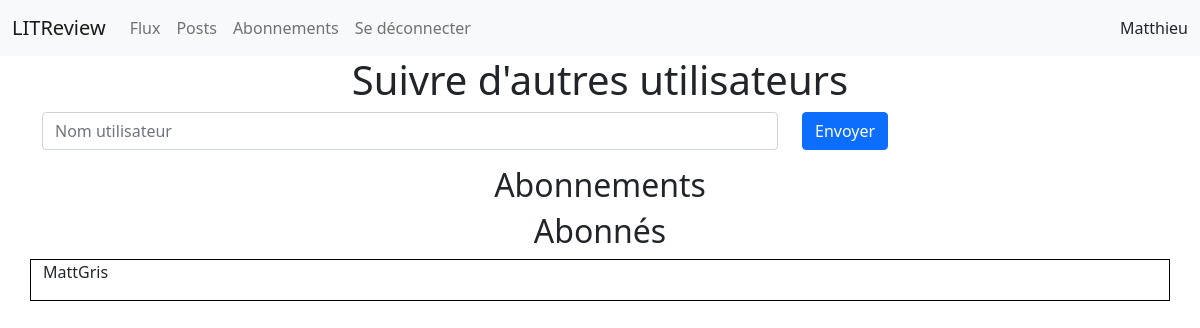
The page /follow/ (signed in) on the database as committed earlier.
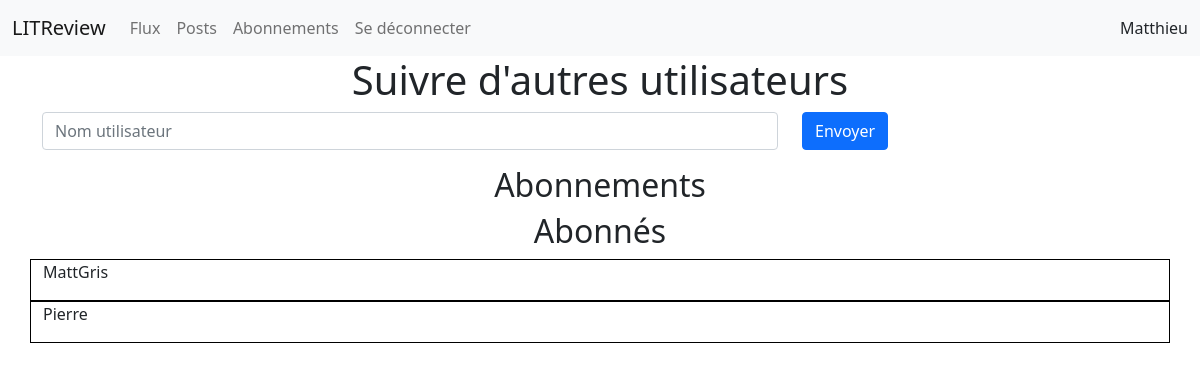
The same page on the database as committed later.
### follow/models.py (models this page shows)
class UserFollows(models.Model):
    user = models.ForeignKey(settings.AUTH_USER_MODEL, on_delete=models.CASCADE, related_name='following')
    followed_user = models.ForeignKey(settings.AUTH_USER_MODEL, on_delete=models.CASCADE, related_name='followed_by')
    class Meta:
        unique_together = ('user', 'followed_user')

### authentication/models.py (models this page shows)
class User(AbstractUser):
    username = models.CharField(max_length=150, unique=True)
    USERNAME_FIELD = 'username'

### follow/views.py (the view, shortened to what this page needs)
# urls.py: path('follow/', follow.views.follow_user, name='follow_manager'),
@login_required
def follow_user(request):
    users = User.objects.all()
    following_users = models.UserFollows.objects.filter(followed_user=request.user).prefetch_related('user')
    followed_users = models.UserFollows.objects.filter(user=request.user).prefetch_related('followed_user')
    return render(
        request,
        'follow/follow_manager.html',
        {
            'following_users': following_users,
            'followed_users': followed_users,
            'users': users,
        })

### follow/templates/follow/follow_manager.html (shortened to what this page needs)
 {% extends 'base.html' %} {% block content %}{% load widget_tweaks%}
<h1 style="text-align:center;">Suivre d'autres utilisateurs</h1>
<form method="post">
    <div class="container" style="margin-left: auto; margin-right: auto;">
        <div class="row">
            <div class="col-md-8">
                <input class="form-control" list="datalistOptions" name="id_user" placeholder="Nom utilisateur" autocomplete="off">
            </div>
            <div class="col-6 col-md-4">
                <button class="btn btn-primary" type="submit">Envoyer</button>
            </div>
        </div>
    </div>
</form>
<h2 style="text-align:center;">Abonnements</h2>
<h2 style="text-align:center;">Abonnés</h2>
<div class="container" style="margin-left: auto; margin-right: auto;">
    {% for user in followed_users %}
    <div class="row" style="border: 1px solid black;">
        <p>{{ user.followed_user }}</p>
    </div>{% endfor %}
</div>{% endblock content %}

Rows that differ between the two databases and show on the page:
added UserFollows: followed_user "Pierre"
